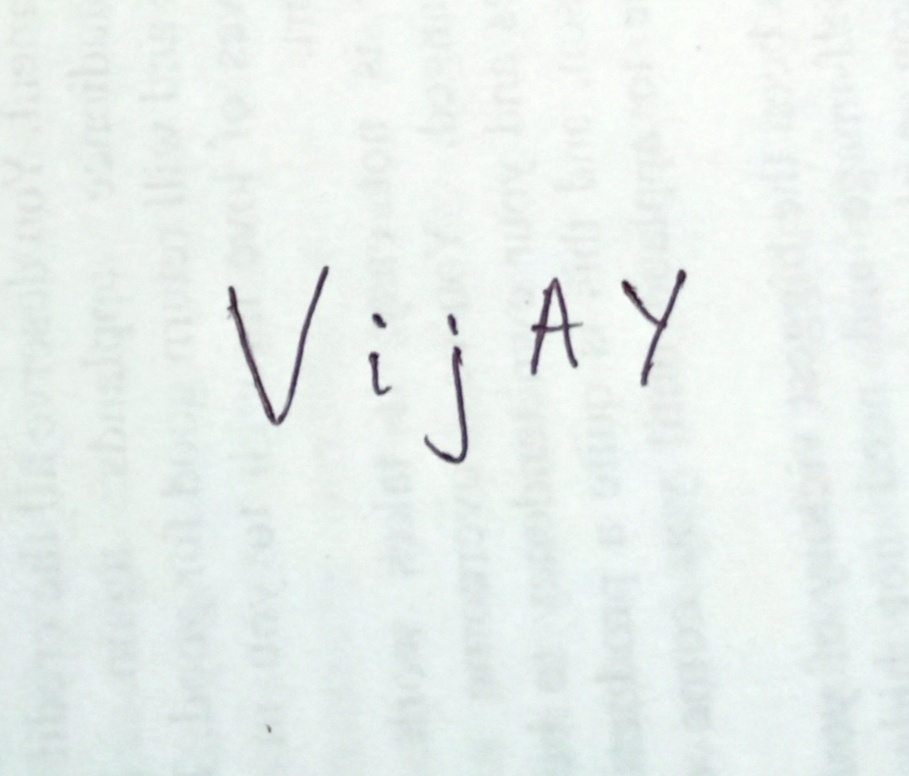
#> input picture 9_ip.jpg, 909 x 776 px, shrunk from 1141 x 974 before the run
$ python 09_ROI_Extraction.py   (older library calls are emulated)
#> lines starting #> are read from the running program, lines starting #| are printed output that depends on the picture; after the words box and inside, x2 and y2 are one past the last pixel; in counts of white or black regions, pixels touching at a corner belong together
import cv2
import numpy as np

image = cv2.imread('9_ip.jpg')
#> image is the input picture: shape (776, 909, 3); mean B, G, R 237.3, 240.3, 233.4

gray = cv2.cvtColor(image, cv2.COLOR_BGR2GRAY)

ret, thresh = cv2.threshold(gray, 127, 255, cv2.THRESH_BINARY_INV)
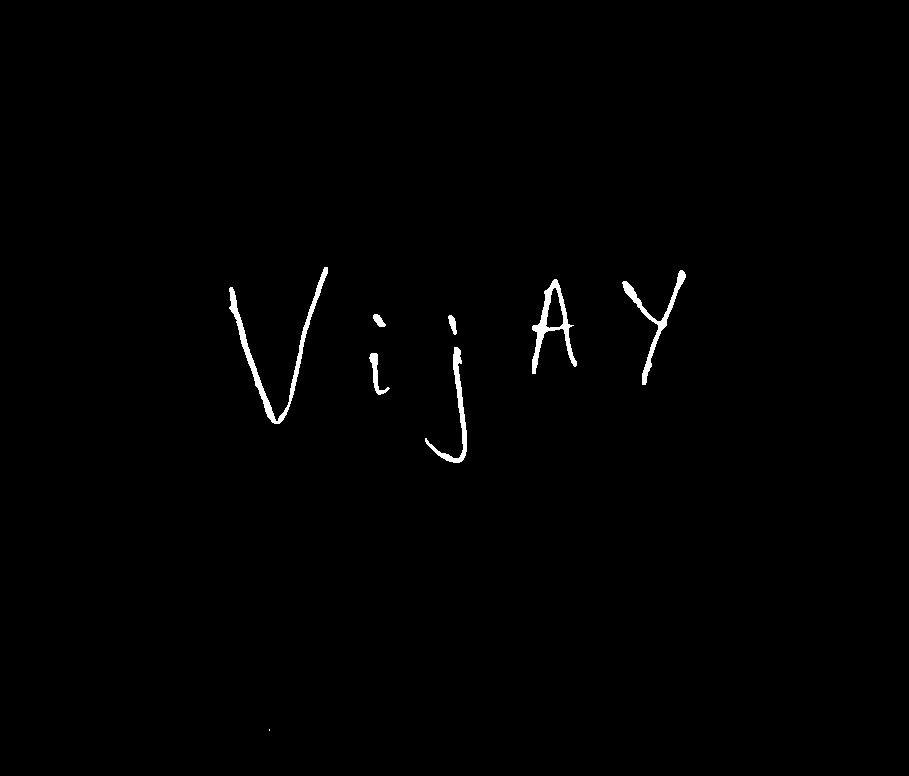
#> thresh: shape (776, 909); 0.69% white; 8 white regions (1 under 20 px), largest, box (x1, y1, x2, y2) and area: (229, 267, 328, 424) 1571, (532, 279, 577, 374) 1081, (622, 270, 686, 385) 937

kernel = np.ones((10, 1), np.uint8)
img_dilation = cv2.dilate(thresh, kernel, iterations=1)
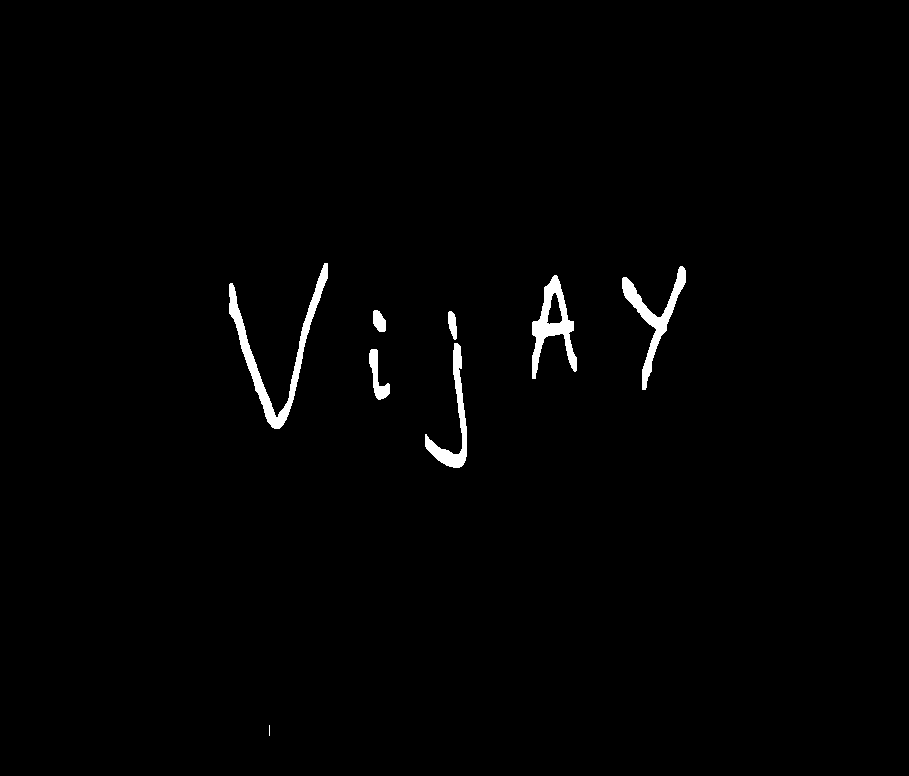
#> img_dilation: shape (776, 909); 1.1% white; 8 white regions (1 under 20 px)

cv2MajorVersion = cv2.__version__.split(".")[0]
if int(cv2MajorVersion) >= 4:
    ctrs, hier = cv2.findContours(img_dilation.copy(), cv2.RETR_EXTERNAL, cv2.CHAIN_APPROX_SIMPLE)
#> ctrs = 8 contours, 1 with area under 20; largest, box (x1, y1, x2, y2) and area: (229, 263, 328, 429) 2171, (532, 275, 577, 379) 1850, (622, 266, 686, 390) 1484, (425, 343, 467, 468) 1132, (369, 349, 390, 400) 395, (373, 310, 386, 332) 190, (448, 311, 457, 340) 154
else:
    im2, ctrs, hier = cv2.findContours(img_dilation.copy(), cv2.RETR_EXTERNAL, cv2.CHAIN_APPROX_SIMPLE)

sorted_ctrs = sorted(ctrs, key=lambda ctr: cv2.boundingRect(ctr)[0])
#> sorted_ctrs has the same summary as ctrs

for i, ctr in enumerate(sorted_ctrs):
    x, y, w, h = cv2.boundingRect(ctr)

    roi = image[y:y + h, x:x + w]

    cv2.rectangle(image, (x, y), (x + w, y + h), (0, 0, 255), 2)
#> this loop made 8 passes
#> (x, y, w, h) on passes 1, 3, 4, 5, 6, 7, 8: (229, 263, 99, 166), (369, 349, 21, 51), (373, 310, 13, 22), (425, 343, 42, 125), (448, 311, 9, 29), (532, 275, 45, 104), (622, 266, 64, 124)
#> (ctr, x, y, w, h) on pass 2: ([[269, 725], [269, 735]], 269, 725, 1, 11)
#> pass 1, `roi = image[y:y + h, x:x + w]`:
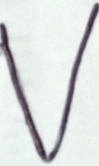
#> roi: shape (166, 99, 3); mean B, G, R 220.4, 221.6, 217.9
#> pass 3, `roi = image[y:y + h, x:x + w]`:
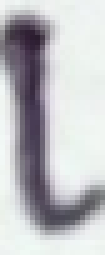
#> roi: shape (51, 21, 3) (shown 5 times larger); mean B, G, R 193.2, 189.3, 189.1
#> after the loop:
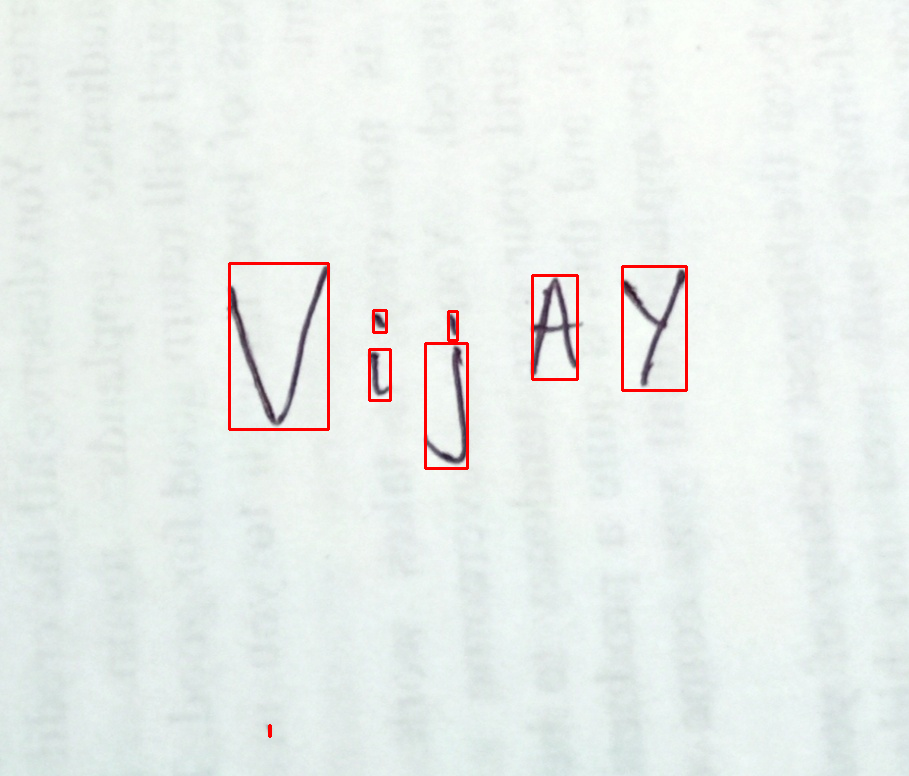
#> image: shape (776, 909, 3); 0.78% of pixels changed, all inside (x1, y1, x2, y2) = (228, 262, 688, 738)

img1 = np.hstack((gray,thresh,img_dilation))
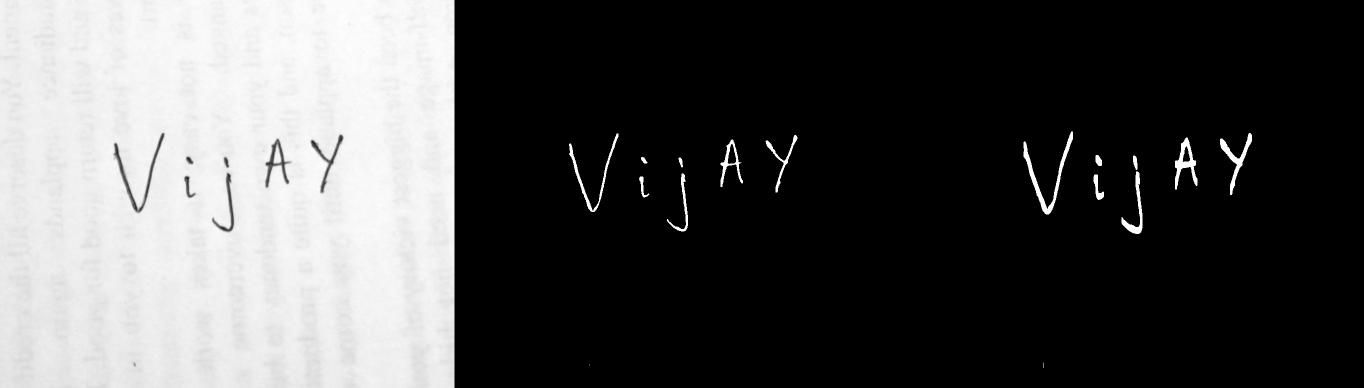
#> img1: shape (776, 2727) (shown at 1/2 size); min 0, max 255, mean 80.9
cv2.imshow("Gray, Threshold, Dilated",img1)
cv2.imshow("ROI Extracted",image)
cv2.waitKey(0)

$ run again, with 02_ip.jpg copied over 9_ip.jpg
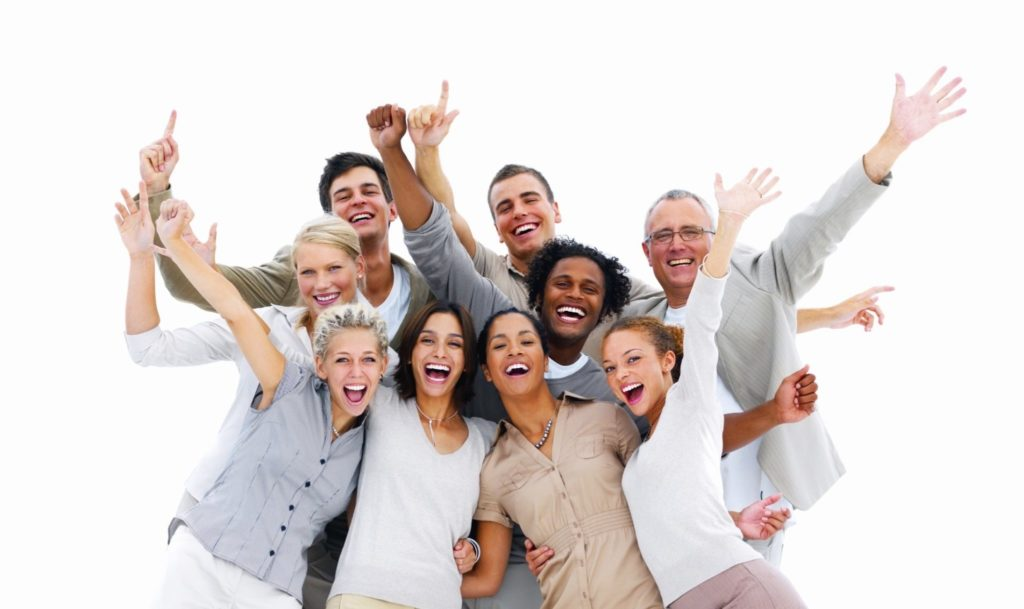
#> input picture 02_ip.jpg, 1024 x 609 px
#> image is the input picture: shape (609, 1024, 3); mean B, G, R 212.4, 214.8, 223
#> `ret, thresh = cv2.threshold(gray, 127, 255, cv2.THRESH_BINARY_INV)`:
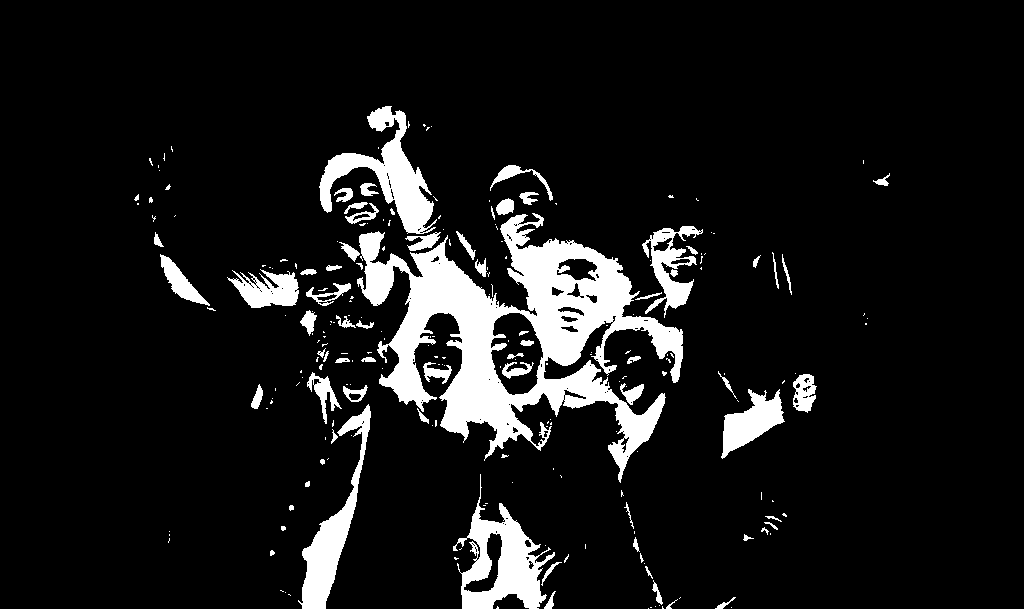
#> thresh: shape (609, 1024); 9.6% white; 231 white regions (159 under 20 px), largest, box (x1, y1, x2, y2) and area: (357, 213, 683, 483) 31094, (453, 474, 555, 609) 5153, (319, 106, 437, 234) 4988
#> img_dilation: shape (609, 1024); 14.2% white; 92 white regions (20 under 20 px)
#> ctrs = 89 contours, 37 with area under 20; largest, box (x1, y1, x2, y2) and area: (319, 102, 703, 502) 58806, (453, 470, 562, 609) 7816, (298, 327, 371, 609) 5717, (721, 385, 785, 464) 2642, (227, 259, 299, 321) 2504
#> sorted_ctrs has the same summary as ctrs
#> the loop `for i, ctr in enumerate(sorted_ctrs):` made 89 passes
#> (x, y, w, h) on passes 1 to 8: (134, 190, 5, 20), (149, 193, 4, 15), (149, 154, 4, 17), (152, 211, 4, 16), (154, 228, 62, 88), (158, 161, 2, 15), (163, 149, 2, 17), (165, 180, 6, 15)
#> `img1 = np.hstack((gray,thresh,img_dilation))`:
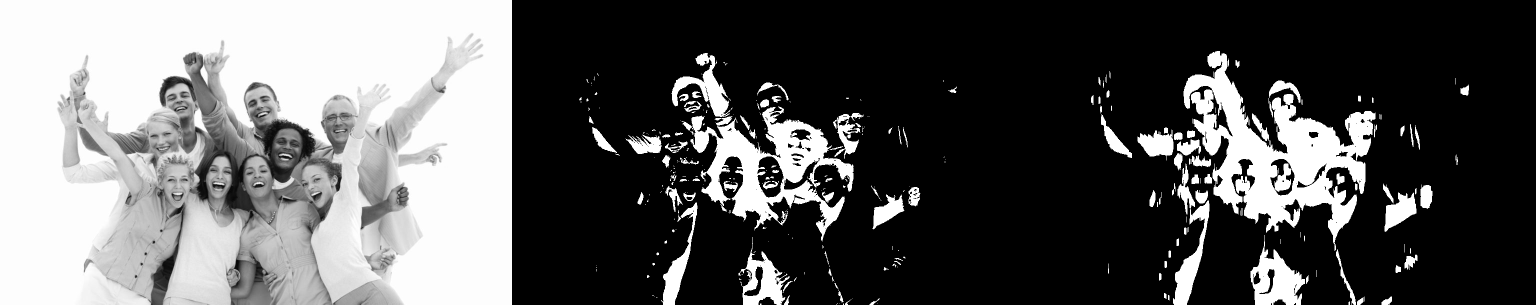
#> img1: shape (609, 3072) (shown at 1/2 size); min 0, max 255, mean 92.6

$ run again, with 10_ip.jpg copied over 9_ip.jpg
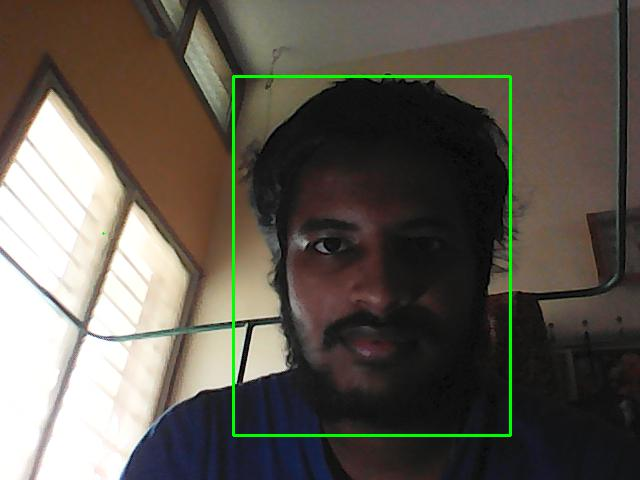
#> input picture 10_ip.jpg, 640 x 480 px
#> image is the input picture: shape (480, 640, 3); mean B, G, R 80.9, 90, 95.2
#> `ret, thresh = cv2.threshold(gray, 127, 255, cv2.THRESH_BINARY_INV)`:
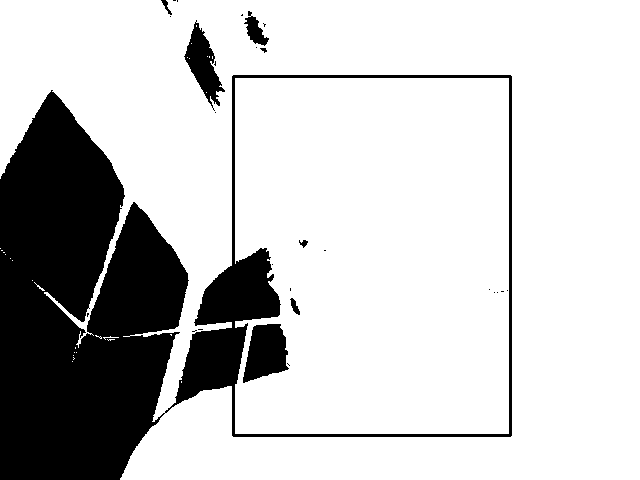
#> thresh: shape (480, 640); 78% white; 28 black regions (20 under 20 px), largest, box (x1, y1, x2, y2) and area: (0, 75, 512, 480) 63395, (243, 324, 289, 383) 1899, (184, 20, 225, 111) 1522
#> img_dilation: shape (480, 640); 80.5% white; 11 black regions (5 under 20 px)
#> ctrs = 7 contours, 3 with area under 20; largest, box (x1, y1, x2, y2) and area: (0, 0, 640, 480) 256186, (103, 332, 119, 346) 156, (95, 331, 102, 344) 58, (0, 244, 6, 260) 42
#> sorted_ctrs has the same summary as ctrs
#> the loop `for i, ctr in enumerate(sorted_ctrs):` made 7 passes
#> (x, y, w, h) on passes 1, 2, 6, 7: (0, 244, 6, 16), (0, 0, 640, 480), (95, 331, 7, 13), (103, 332, 16, 14)
#> `img1 = np.hstack((gray,thresh,img_dilation))`:
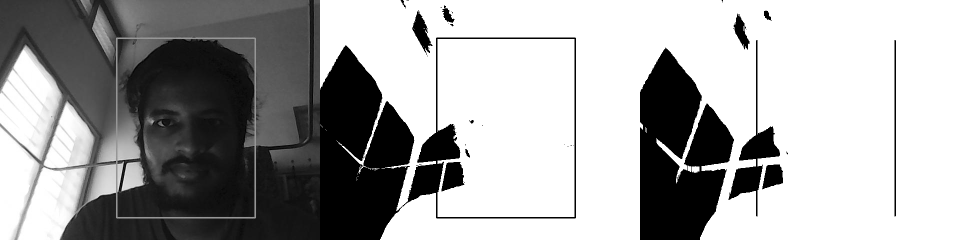
#> img1: shape (480, 1920) (shown at 1/2 size); min 0, max 255, mean 164.9
